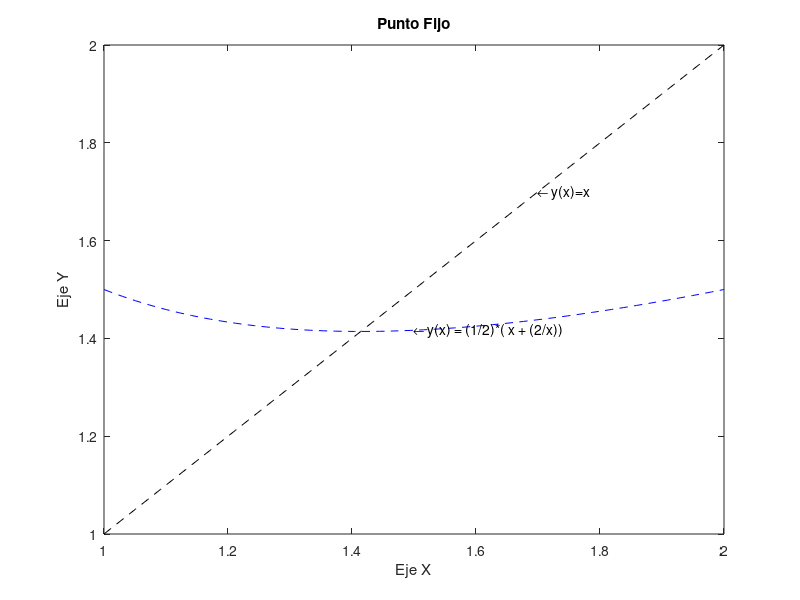

Here is the MATLAB script that generated this plot:
%{    
    Autor: Alejandro García Pimentel
    Clave única: 138771
%}
fun = inline("(x + (2/x))/2");
x_interval = linspace(1,2,100);
evaluated_values = [];
for x = x_interval
    evaluated_values = [evaluated_values, fun(x)];
end

fprintf('\n Graficando g(x) en el intervalo [1,2] (ver gráfica)... \n');
plot(x_interval,evaluated_values,"--b",x_interval,x_interval,"--k")
title("Punto Fijo")
xlabel('Eje X')
ylabel('Eje Y')
text(1.7,1.7,'\leftarrow y(x)=x')
text(1.5,fun(1.5),'\leftarrow y(x) = (1/2)*( x + (2/x))')